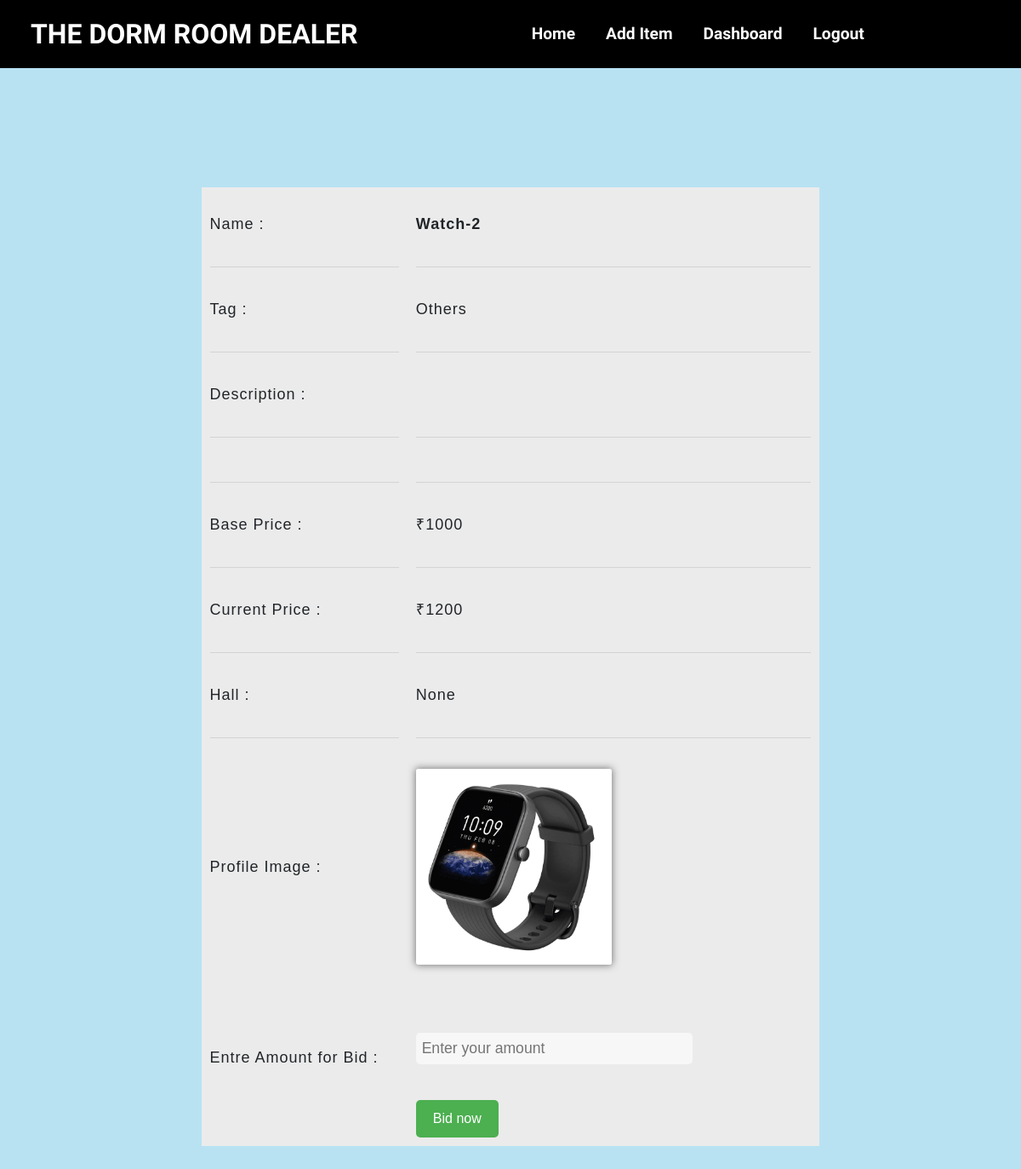
Before: /items/biditem?id=25 (signed in) with the older database file.
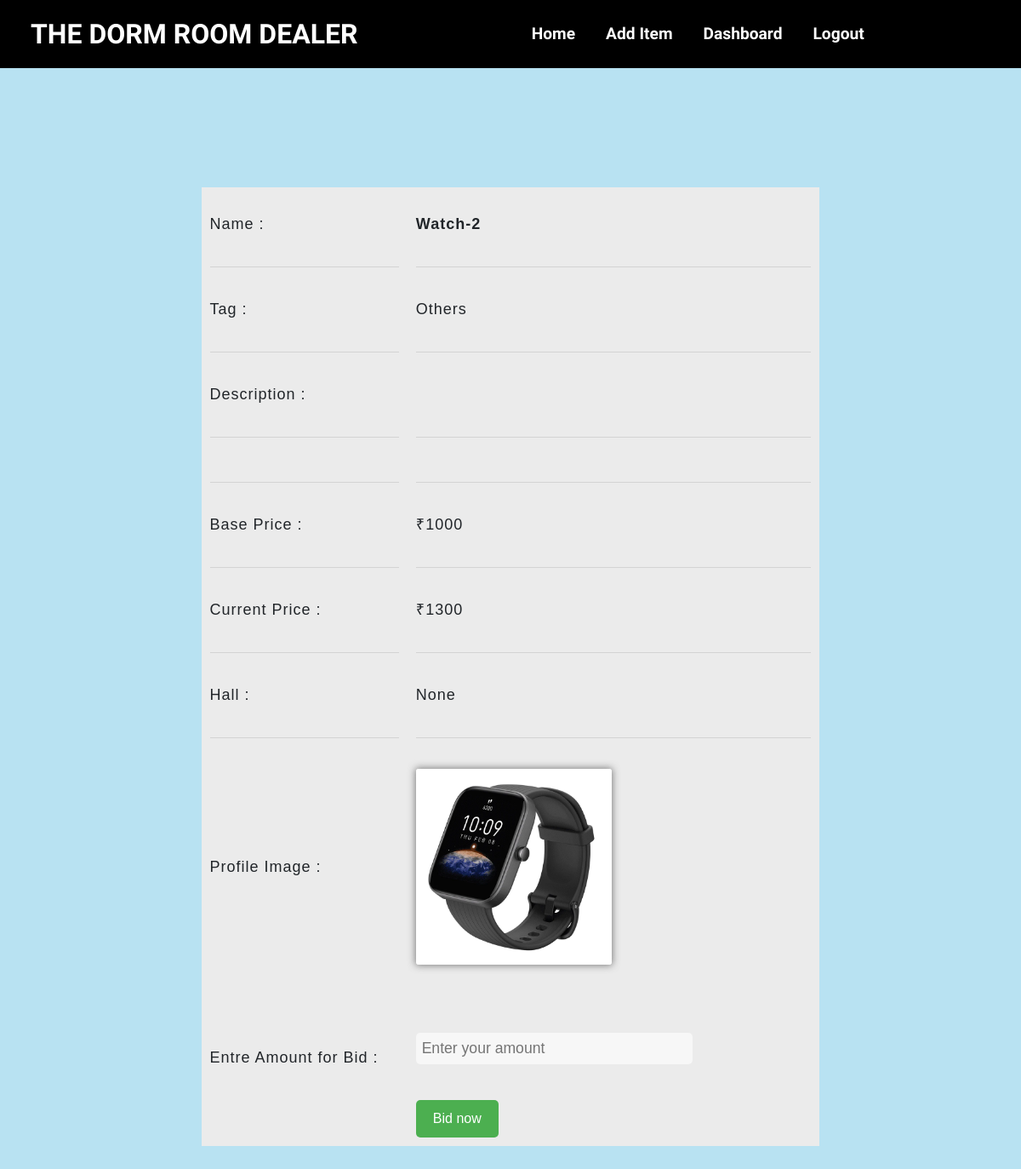
After: the same page with the newer database file.
### items/models.py (models this page shows)
class Item(models.Model):
    name=models.CharField(max_length=25)
    profile=models.ImageField(upload_to='pics')
    img1=models.ImageField(upload_to='pics' ,null=True )
    img2=models.ImageField(upload_to='pics' ,null=True )
    description=models.TextField()
    location = models.IntegerField(null = True)
    basePrice=models.IntegerField()
    currentPrice=models.IntegerField()
    tag=models.CharField(max_length=25)
    status=models.CharField(null=True,max_length=25)
    sold=models.CharField(max_length=10,default="unsold")
    ownermail = models.EmailField(unique=False)
    start_date = models.DateTimeField(null = False, default=datetime.now)
    end_date = models.DateTimeField(null=False, default=datetime.now)
    highest_bidder=models.IntegerField(null=True)
    sendwinmail = models.CharField(max_length=7,default="notSent")

### items/views.py (the view)
# urls.py: path('biditem',views.biditem,name="biditem"),
@login_required(login_url='login')
def biditem(request):
    id=request.GET['id']
    item = Item.objects.get(id=id)
    lstatus="live"
    if item.status ==lstatus:
        return render(request,"biditem.html",{'item':item})
    else:
        return redirect("home")

### templates/biditem.html (shortened to what this page needs)
{% extends 'base.html' %}
{% block content %}
<div class="container">
    <center>
        <table border="0">
            <tr>
                <td height="20px"></td>
                <td height="20px"></td>
            </tr>
            <tr>
                <td>Name : </td>
                <td><b>{{item.name}}</b></td>
            </tr>
            <tr>
                <td height="10px">
                    <hr>
                </td>
                <td height="10px">
                    <hr>
                </td>
            </tr>
            <tr>
                <td class="right">Tag :</td>
                <td>{{item.tag}}</td>
            </tr>
            <tr>
                <td height="10px">
                    <hr>
                </td>
                <td height="10px">
                    <hr>
                </td>
            </tr>
            <tr>
                <td width="30%">Description : </td>
                <td width="60%">{{item.description}}</td>
            </tr>
            <tr>
                <td height="10px">
                    <hr>
                </td>
                <td height="10px">
                    <hr>
                </td>
            </tr>
            <tr>
                <td height="10px">
                    <hr>
                </td>
                <td height="10px">
                    <hr>
                </td>
            </tr>
            <tr>
                <td>Base Price :</td>
                <td>₹{{item.basePrice}}</td>
            </tr>
            <tr>
                <td height="10px">
                    <hr>
                </td>
                <td height="10px">
                    <hr>
                </td>
            </tr>
            <tr>
                <td>Current Price :</td>
                <td>₹{{item.currentPrice}}</td>
            </tr>
            <tr>
                <td height="10px">
                    <hr>
                </td>
                <td height="10px">
                    <hr>
                </td>
            </tr>
            <tr>
                <td>Hall :</td>
                <td>{{item.location}}</td>
            </tr>
            <tr>
                    <td height="10px">
                        <hr>
                    </td>
                    <td height="10px">
                        <hr>
                    </td>
            </tr>
            <tr>
                <td>Profile Image :</td>
                <td><img src={{item.profile.url}} height="300" width="400"></td>
            </tr>
            <tr>
                <td height="10px"></td>
                <td height="10px"></td>
            </tr>
            <tr>
                <td>{%if item.img1 %}<img src={{item.img1.url}} height="300" width="400"></td>{%endif%}
                <td>{%if item.img2 %}<img src={{item.img2.url}} height="300" width="400"></td>{%endif%}
            </tr>
            <tr>
                <td height="10px"></td>
                <td height="10px"></td>
            </tr>
            <tr>
                <form action="successfullBid">
                    <td>Entre Amount for Bid :<input type="hidden" name="iid" value={{item.id}}></td>
                    <td><input type="number" name="bidrs" class="field" placeholder="Enter your amount"
                            min={{item.currentPrice}} max="4294967295"></td>
            </tr>
            <tr>
                <td></td>
                <td>
                    <input type="submit" class="btt" id="bid-button" value="Bid now">
                </td>
            </tr>
        </table>
    </center>
</div>
{% endblock %}

Changed rows visible on the page:
changed Item "Watch-2": currentPrice "1200" → "1300"
